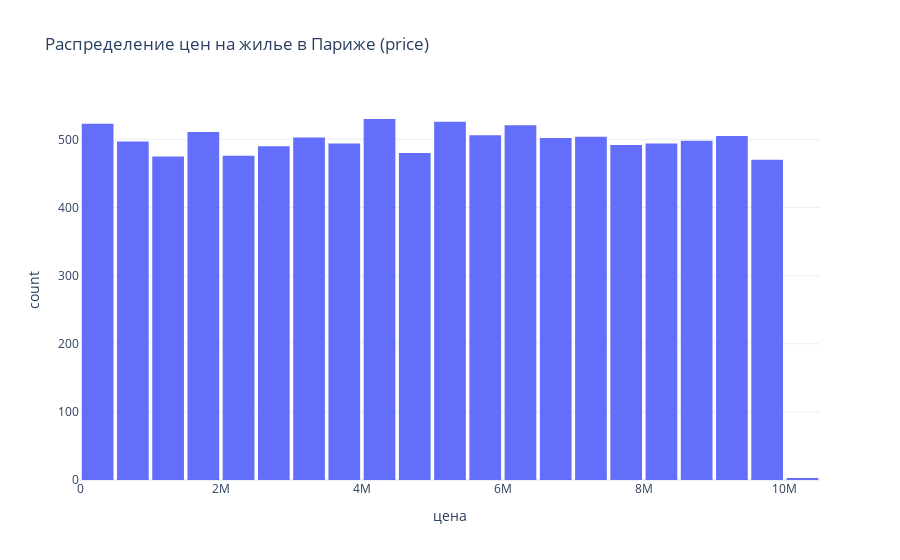

Notebook code cell kept with this figure:
### Code cell
fig = px.histogram(df, 
                   x='price', 
                   title='Распределение цен на жилье в Париже (price)',
                   labels={'price': 'цена '},
                   nbins=30,
                   template='plotly_white')
fig.update_layout(bargap=0.1)  # bargap: зазор между столбцами
fig.show()

### Figure 1 — Plotly figure (JSON) as saved in the notebook; plotly's stock layout.template omitted (floating-point values rounded to 4 significant figures; data arrays with more than 128 entries replaced by an {"elided": "..."} marker saying what was removed)
{"data": [{"bingroup": "x", "hovertemplate": "цена =%{x}<br>count=%{y}<extra></extra>", "legendgroup": "", "marker": {"color": "#636efa", "pattern": {"shape": ""}}, "name": "", "nbinsx": 30, "orientation": "v", "showlegend": false, "type": "histogram", "x": {"elided": "10000 float values"}, "xaxis": "x", "yaxis": "y"}], "layout": {"bargap": 0.1, "barmode": "relative", "legend": {"tracegroupgap": 0}, "title": {"text": "Распределение цен на жилье в Париже (price)"}, "xaxis": {"anchor": "y", "domain": [0, 1], "title": {"text": "цена "}}, "yaxis": {"anchor": "x", "domain": [0, 1], "title": {"text": "count"}}}}
